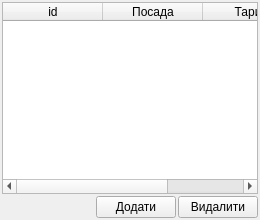
  <widget class="QDockWidget" name="dockWidget_taryfy_na_zarplatu">
   <property name="windowTitle">
    <string>Посади і тарифи</string>
   </property>
   <attribute name="dockWidgetArea">
    <number>2</number>
   </attribute>
   <widget class="QWidget" name="dockWidgetContents">
    <layout class="QGridLayout">
     <property name="margin">
      <number>2</number>
     </property>
     <property name="spacing">
      <number>2</number>
     </property>
     <item row="0" column="0">
      <widget class="QTableWidget" name="tableWidget_taryfy">
       <property name="focusPolicy">
        <enum>Qt::ClickFocus</enum>
       </property>
       <property name="alternatingRowColors">
        <bool>true</bool>
       </property>
       <property name="selectionMode">
        <enum>QAbstractItemView::SingleSelection</enum>
       </property>
       <property name="selectionBehavior">
        <enum>QAbstractItemView::SelectRows</enum>
       </property>
       <column>
        <property name="text">
         <string>id</string>
        </property>
       </column>
       <column>
        <property name="text">
         <string>Посада</string>
        </property>
       </column>
       <column>
        <property name="text">
         <string>Тариф</string>
        </property>
       </column>
      </widget>
     </item>
     <item row="1" column="0">
      <layout class="QHBoxLayout">
       <property name="spacing">
        <number>2</number>
       </property>
       <item>
        <spacer>
         <property name="orientation">
          <enum>Qt::Horizontal</enum>
         </property>
         <property name="sizeHint" stdset="0">
          <size>
           <width>40</width>
           <height>20</height>
          </size>
         </property>
        </spacer>
       </item>
       <item>
        <widget class="QPushButton" name="pushButton_insertTaryf">
         <property name="focusPolicy">
          <enum>Qt::ClickFocus</enum>
         </property>
         <property name="text">
          <string>Додати</string>
         </property>
         <property name="icon">
          <iconset resource="../uPictRc.qrc">
           <normaloff>:/crystalProject/pictures/crystal-project-actions-PNG/edit_add-256.png</normaloff>:/crystalProject/pictures/crystal-project-actions-PNG/edit_add-256.png</iconset>
         </property>
         <property name="iconSize">
          <size>
           <width>12</width>
           <height>12</height>
          </size>
         </property>
        </widget>
       </item>
       <item>
        <widget class="QPushButton" name="pushButton_delTaryf">
         <property name="focusPolicy">
          <enum>Qt::ClickFocus</enum>
         </property>
         <property name="text">
          <string>Видалити</string>
         </property>
         <property name="icon">
          <iconset resource="../uPictRc.qrc">
           <normaloff>:/crystalProject/pictures/crystal-project-actions-PNG/edit_remove-256.png</normaloff>:/crystalProject/pictures/crystal-project-actions-PNG/edit_remove-256.png</iconset>
         </property>
         <property name="iconSize">
          <size>
           <width>12</width>
           <height>12</height>
          </size>
         </property>
        </widget>
       </item>
      </layout>
     </item>
    </layout>
   </widget>
  </widget>
